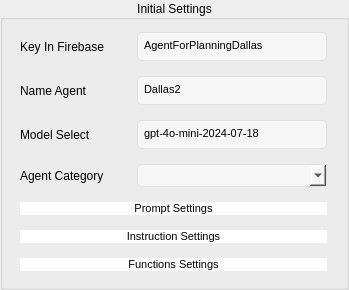
             <widget class="QGroupBox" name="groupBox_3">
              <property name="title">
               <string>Initial Settings</string>
              </property>
              <property name="alignment">
               <set>Qt::AlignCenter</set>
              </property>
              <layout class="QGridLayout" name="gridLayout_16">
               <item row="0" column="0">
                <layout class="QGridLayout" name="gridLayout_15">
                 <property name="leftMargin">
                  <number>6</number>
                 </property>
                 <property name="topMargin">
                  <number>1</number>
                 </property>
                 <property name="rightMargin">
                  <number>8</number>
                 </property>
                 <property name="bottomMargin">
                  <number>5</number>
                 </property>
                 <property name="horizontalSpacing">
                  <number>33</number>
                 </property>
                 <property name="verticalSpacing">
                  <number>15</number>
                 </property>
                 <item row="5" column="0" colspan="2">
                  <widget class="QPushButton" name="InstructionSettings">
                   <property name="styleSheet">
                    <string notr="true">            QPushButton {
                background-color: white;

                border-radius: 13px;  /* Borda arredondada (círculo) */
                color: black;  /* Cor do texto alterada para preto */
                font-size: 11px;  /* Ajuste do tamanho do ícone */
            }
</string>
                   </property>
                   <property name="text">
                    <string>Instruction Settings</string>
                   </property>
                   <property name="icon">
                    <iconset resource="../Qss/icons/_icons.qrc">
                     <normaloff>:/material_design/icons/material_design/person_pin.png</normaloff>:/material_design/icons/material_design/person_pin.png</iconset>
                   </property>
                   <property name="iconSize">
                    <size>
                     <width>18</width>
                     <height>18</height>
                    </size>
                   </property>
                  </widget>
                 </item>
                 <item row="2" column="0">
                  <widget class="QLabel" name="label_8">
                   <property name="text">
                    <string>Model Select</string>
                   </property>
                  </widget>
                 </item>
                 <item row="0" column="0">
                  <widget class="QLabel" name="label_6">
                   <property name="text">
                    <string>Key In Firebase</string>
                   </property>
                  </widget>
                 </item>
                 <item row="4" column="0" colspan="2">
                  <widget class="QPushButton" name="PromptSettings">
                   <property name="font">
                    <font>
                     <pointsize>-1</pointsize>
                    </font>
                   </property>
                   <property name="styleSheet">
                    <string notr="true">            QPushButton {
                background-color: white;

                border-radius: 13px;  /* Borda arredondada (círculo) */
                color: black;  /* Cor do texto alterada para preto */
                font-size: 11px;  /* Ajuste do tamanho do ícone */
            }
</string>
                   </property>
                   <property name="text">
                    <string>Prompt Settings</string>
                   </property>
                   <property name="icon">
                    <iconset resource="../Qss/icons/_icons.qrc">
                     <normaloff>:/material_design/icons/material_design/settings.png</normaloff>:/material_design/icons/material_design/settings.png</iconset>
                   </property>
                   <property name="iconSize">
                    <size>
                     <width>15</width>
                     <height>18</height>
                    </size>
                   </property>
                  </widget>
                 </item>
                 <item row="3" column="1">
                  <widget class="QComboBox" name="AgentCategory">
                   <property name="sizePolicy">
                    <sizepolicy hsizetype="Fixed" vsizetype="Fixed">
                     <horstretch>0</horstretch>
                     <verstretch>0</verstretch>
                    </sizepolicy>
                   </property>
                   <property name="minimumSize">
                    <size>
                     <width>190</width>
                     <height>23</height>
                    </size>
                   </property>
                   <property name="maximumSize">
                    <size>
                     <width>190</width>
                     <height>23</height>
                    </size>
                   </property>
                   <property name="styleSheet">
                    <string notr="true">QComboBox {
    background-color: #F7F7F7;
    border: 1px solid #E0E0E0;
    border-radius: 5px;  /* Borda arredondada */
    color: black;  /* Cor do texto */
    font-size: 12px;  /* Tamanho da fonte */
    padding: 5px 10px;  /* Espaçamento interno */
}

QComboBox:hover {
    background-color: #EDEDED; /* Fundo ao passar o mouse */
}

QComboBox:pressed {
    background-color: #DCDCDC; /* Fundo ao pressionar */
}

QComboBox QAbstractItemView {
    background-color: #F7F7F7;
    border: 1px solid #E0E0E0;
    selection-background-color: #EDEDED;
    selection-color: black;
    border-radius: 10px;  /* Borda arredondada para a lista */
    font-size: 16px; /* Ajuste de fonte para itens */
}
</string>
                   </property>
                  </widget>
                 </item>
                 <item row="3" column="0">
                  <widget class="QLabel" name="label_15">
                   <property name="text">
                    <string>Agent Category</string>
                   </property>
                  </widget>
                 </item>
                 <item row="1" column="0">
                  <widget class="QLabel" name="label_7">
                   <property name="text">
                    <string>Name Agent</string>
                   </property>
                  </widget>
                 </item>
                 <item row="1" column="1">
                  <widget class="QTextEdit" name="NameAgent">
                   <property name="sizePolicy">
                    <sizepolicy hsizetype="Fixed" vsizetype="Fixed">
                     <horstretch>0</horstretch>
                     <verstretch>0</verstretch>
                    </sizepolicy>
                   </property>
                   <property name="minimumSize">
                    <size>
                     <width>190</width>
                     <height>29</height>
                    </size>
                   </property>
                   <property name="maximumSize">
                    <size>
                     <width>190</width>
                     <height>29</height>
                    </size>
                   </property>
                   <property name="styleSheet">
                    <string notr="true">            QTextEdit {
                border: 1px solid #E0E0E0;
                padding: 2px;
                border-radius: 5px;
                background-color: #F7F7F7;
                color: black;  /* Cor do texto alterada para preto */
            }</string>
                   </property>
                   <property name="html">
                    <string>&lt;!DOCTYPE HTML PUBLIC "-//W3C//DTD HTML 4.0//EN" "http://www.w3.org/TR/REC-html40/strict.dtd"&gt;
&lt;html&gt;&lt;head&gt;&lt;meta name="qrichtext" content="1" /&gt;&lt;style type="text/css"&gt;
p, li { white-space: pre-wrap; }
&lt;/style&gt;&lt;/head&gt;&lt;body style=" font-family:'MS Shell Dlg 2'; font-size:8.25pt; font-weight:400; font-style:normal;"&gt;
&lt;p style=" margin-top:0px; margin-bottom:0px; margin-left:0px; margin-right:0px; -qt-block-indent:0; text-indent:0px;"&gt;Dallas2&lt;/p&gt;&lt;/body&gt;&lt;/html&gt;</string>
                   </property>
                   <property name="placeholderText">
                    <string>Dallas</string>
                   </property>
                  </widget>
                 </item>
                 <item row="0" column="1">
                  <widget class="QTextEdit" name="KeyInFirebase">
                   <property name="sizePolicy">
                    <sizepolicy hsizetype="Fixed" vsizetype="Fixed">
                     <horstretch>0</horstretch>
                     <verstretch>0</verstretch>
                    </sizepolicy>
                   </property>
                   <property name="minimumSize">
                    <size>
                     <width>190</width>
                     <height>29</height>
                    </size>
                   </property>
                   <property name="maximumSize">
                    <size>
                     <width>190</width>
                     <height>29</height>
                    </size>
                   </property>
                   <property name="styleSheet">
                    <string notr="true">            QTextEdit {
                border: 1px solid #E0E0E0;
                padding: 2px;
                border-radius: 5px;
                background-color: #F7F7F7;
                color: black;  /* Cor do texto alterada para preto */
            }</string>
                   </property>
                   <property name="html">
                    <string>&lt;!DOCTYPE HTML PUBLIC "-//W3C//DTD HTML 4.0//EN" "http://www.w3.org/TR/REC-html40/strict.dtd"&gt;
&lt;html&gt;&lt;head&gt;&lt;meta name="qrichtext" content="1" /&gt;&lt;style type="text/css"&gt;
p, li { white-space: pre-wrap; }
&lt;/style&gt;&lt;/head&gt;&lt;body style=" font-family:'MS Shell Dlg 2'; font-size:8.25pt; font-weight:400; font-style:normal;"&gt;
&lt;p style=" margin-top:0px; margin-bottom:0px; margin-left:0px; margin-right:0px; -qt-block-indent:0; text-indent:0px;"&gt;AgentForPlanningDallas&lt;/p&gt;&lt;/body&gt;&lt;/html&gt;</string>
                   </property>
                   <property name="placeholderText">
                    <string>AgentForPlanningDallas</string>
                   </property>
                  </widget>
                 </item>
                 <item row="2" column="1">
                  <widget class="QTextEdit" name="ModelSelect">
                   <property name="sizePolicy">
                    <sizepolicy hsizetype="Fixed" vsizetype="Fixed">
                     <horstretch>0</horstretch>
                     <verstretch>0</verstretch>
                    </sizepolicy>
                   </property>
                   <property name="minimumSize">
                    <size>
                     <width>190</width>
                     <height>29</height>
                    </size>
                   </property>
                   <property name="maximumSize">
                    <size>
                     <width>190</width>
                     <height>29</height>
                    </size>
                   </property>
                   <property name="styleSheet">
                    <string notr="true">            QTextEdit {
                border: 1px solid #E0E0E0;
                padding: 2px;
                border-radius: 5px;
                background-color: #F7F7F7;
                color: black;  /* Cor do texto alterada para preto */
            }</string>
                   </property>
                   <property name="html">
                    <string>&lt;!DOCTYPE HTML PUBLIC "-//W3C//DTD HTML 4.0//EN" "http://www.w3.org/TR/REC-html40/strict.dtd"&gt;
&lt;html&gt;&lt;head&gt;&lt;meta name="qrichtext" content="1" /&gt;&lt;style type="text/css"&gt;
p, li { white-space: pre-wrap; }
&lt;/style&gt;&lt;/head&gt;&lt;body style=" font-family:'MS Shell Dlg 2'; font-size:8.25pt; font-weight:400; font-style:normal;"&gt;
&lt;p style=" margin-top:0px; margin-bottom:0px; margin-left:0px; margin-right:0px; -qt-block-indent:0; text-indent:0px;"&gt;gpt-4o-mini-2024-07-18&lt;/p&gt;&lt;/body&gt;&lt;/html&gt;</string>
                   </property>
                   <property name="placeholderText">
                    <string>gpt-4o-mini-2024-07-18</string>
                   </property>
                  </widget>
                 </item>
                 <item row="6" column="0" colspan="2">
                  <widget class="QPushButton" name="FunctionsSettings">
                   <property name="styleSheet">
                    <string notr="true">            QPushButton {
                background-color: white;

                border-radius: 13px;  /* Borda arredondada (círculo) */
                color: black;  /* Cor do texto alterada para preto */
                font-size: 11px;  /* Ajuste do tamanho do ícone */
            }
</string>
                   </property>
                   <property name="text">
                    <string>Functions Settings</string>
                   </property>
                   <property name="icon">
                    <iconset resource="../Qss/icons/_icons.qrc">
                     <normaloff>:/material_design/icons/material_design/settings_input_component.png</normaloff>:/material_design/icons/material_design/settings_input_component.png</iconset>
                   </property>
                   <property name="iconSize">
                    <size>
                     <width>18</width>
                     <height>18</height>
                    </size>
                   </property>
                  </widget>
                 </item>
                </layout>
               </item>
              </layout>
             </widget>
